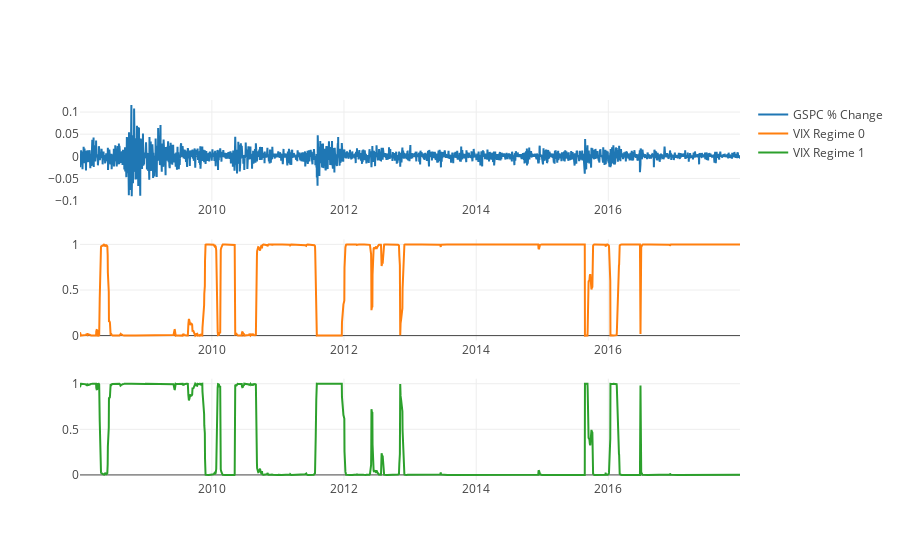

Notebook code cell kept with this figure:
### Markdown cell above
### Markov Switching Dynamic Regression Model
Explaining Variance in GSPC returns using Variance in VIX returns

### Code cell
msdr_model = sm.tsa.MarkovRegression(endog=gspc_pct['close'], k_regimes=nRegimes,
    trend='c', exog=vix_pct["close"], switching_variance=True)

msdr_model_results = msdr_model.fit(iter=nIter)

#print model training summary
# print(msdr_model_results.summary())

marg_probs_msdr = [msdr_model_results.smoothed_marginal_probabilities[i] for i in range(nRegimes)]

fig = make_subplots(rows=nRegimes+1, cols = 1)
fig.update_layout(template = style)
fig.add_trace(
        go.Scatter(y = gspc_pct["close"], x = gspc_pct.index, name = "GSPC % Change"),
        row = 1, col = 1
    )

for i in range(nRegimes):
    fig.add_trace(
        go.Scatter(y = marg_probs_msdr[i], x = gspc_pct.index, name = "VIX Regime "+str(i)), 
        row=i+2, col=1,
    )

fig.show()

### Figure 1 — Plotly figure (JSON) as saved in the notebook; plotly's stock layout.template omitted (floating-point values rounded to 4 significant figures; data arrays with more than 128 entries replaced by an {"elided": "..."} marker saying what was removed)
{"data": [{"name": "GSPC % Change", "type": "scatter", "x": {"elided": "2517 str values"}, "xaxis": "x", "y": {"elided": "2517 float values"}, "yaxis": "y"}, {"name": "VIX Regime 0", "type": "scatter", "x": {"elided": "2517 str values"}, "xaxis": "x2", "y": {"elided": "2517 float values"}, "yaxis": "y2"}, {"name": "VIX Regime 1", "type": "scatter", "x": {"elided": "2517 str values"}, "xaxis": "x3", "y": {"elided": "2517 float values"}, "yaxis": "y3"}], "layout": {"xaxis": {"anchor": "y", "domain": [0, 1]}, "xaxis2": {"anchor": "y2", "domain": [0, 1]}, "xaxis3": {"anchor": "y3", "domain": [0, 1]}, "yaxis": {"anchor": "x", "domain": [0.7333, 1]}, "yaxis2": {"anchor": "x2", "domain": [0.3667, 0.6333]}, "yaxis3": {"anchor": "x3", "domain": [0, 0.2667]}}}
